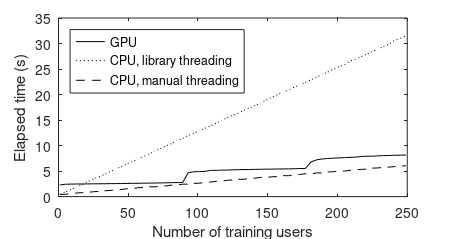
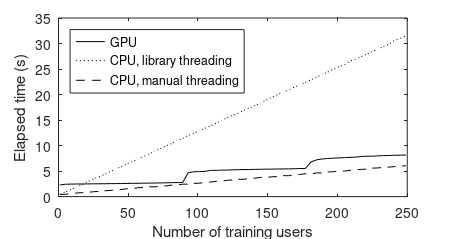

These charts were generated, in order, by the following MATLAB code:

% For MATLAB, you might need to manually remove the first row if there is a header.
cpu1=load('alignment_runtime_graph_reference_cpu.dat');
cpu2=load('alignment_runtime_graph_reference_cpu_percore.dat');
gtx480=load('alignment_runtime_graph_reference_gtx480.dat');
gtx580=load('alignment_runtime_graph_reference_gtx580.dat');

userCount = cpu1(:,1);
cpu1 = cpu1(:,2);
cpu2 = cpu2(:,2);
gtx480 = gtx480(:,2);
gtx580 = gtx580(:,2);
%userCount = cpu1(1:2:end,1);
%cpu1 = cpu1(1:2:end,2);
%cpu2 = cpu2(1:2:end,2);
%gtx480 = gtx480(1:2:end,2);
%gtx580 = gtx580(1:2:end,2);

close all;
h = figure(7);

plot( userCount, gtx480, 'k-', userCount, cpu1, 'k:' , userCount, cpu2, 'k--');
legend('GPU', 'CPU, library threading', 'CPU, manual threading', 'Location','NorthWest');

%plot( userCount, GTX 580, 'k-' , userCount, cpu1, 'k:' , userCount, cpu2, 'k--');
%plot( userCount, GTX 580, 'kx-' , userCount, cpu1, 'k*-' , userCount, cpu2, 'ko-');
%legend('gtx580 GPU', '2 x E5530 CPU, single instance', '2 x E5530 CPU, 1 instance per core','Location', 'NorthWest');

xlabel('Number of training users');
ylabel('Elapsed time (s)');

set (h,'windowstyle','normal');               
%set (h,'Units','Inches'); % matlab
set (h,'Units','inches'); % octave
windowSize = [0 0 3.75 2];
%windowSize = windowSize*0.8;
windowSize = windowSize*1.2;
%windowSize = windowSize*4;
%windowSize = [0 0 20 15];
set(h,'position', windowSize);
set(h, 'PaperPosition', windowSize);
print(h, 'alignment_runtime_graph.eps', '-deps2');
print(h, 'alignment_runtime_graph.png', '-dpng');

